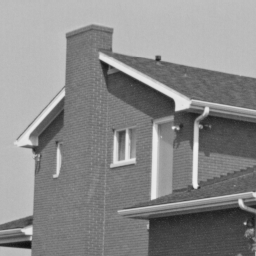
%> input picture images/house256.png, 256 x 256 px
$ octave demo_TVFP_complex.m   (GNU Octave 9; MATLAB toolbox functions it lacks are replaced by stand-ins)
%> lines starting %> are read from the running program, lines starting %| are printed output that depends on the picture; in (x1, y1, x2, y2) boxes, pixels count from 0 and x2, y2 are one past the last pixel; in counts of white or black regions, pixels touching at a corner belong together; the program's own positions count from 1
### functions/getSampling.m
function [samplingIndices,pupil,hROW,hCOL] = getSampling(opts)

ROW = opts.imHeight;
COL = opts.imWidth;
Tx = opts.nX;
Ty = opts.nY;
apShift = opts.apertureShift;
apDia = opts.apDia;
pupilType = opts.pupilType;
samplingPattern = opts.samplingPattern;

if ~isfield(opts, 'hROW')
    hROW_input  = -1;
else
    hROW_input = opts.hROW;
end

if ~isfield(opts, 'hCOL')
    hCOL_input  = -1;
else
    hCOL_input = opts.hCOL;
end

if ~isfield(opts,'upSampling')
    upSampling = true;    % default upSampling
else
    upSampling = opts.upSampling;
end

% create the pupil
switch lower(pupilType)
    case 'circle'
        pupil = imresize(padarray(fspecial('disk', apDia/2), floor((ROW - apDia)/2)*[1 1]), [ROW COL],'bilinear');
        pupil(pupil~=0)=1;
%         [x,y] = meshgrid((1:ROW)-ROW/2-1,(1:COL)-COL/2-1);
%         pupil = x.^2 + y.^2 < apDia^2/4;
    case 'aberration'
        % Zernike polynomial
        [x,y] = meshgrid((1:ROW)-ROW/2-1,(1:COL)-COL/2-1);
        a = opts.Zernike;
        pupil = zeros(ROW,COL);
        order = (sqrt(1 + 8*length(a)) - 1)/2 -1;
        N = [];
        M = [];
        for ii = 0:order
            N = [N ii*ones(1,ii+1)];
            M = [M -ii:2:ii];
        end
        [theta,rho] = cart2pol(x,y);
        rho = rho / (0.5*apDia);
        is_in_circle = find(rho(:) <= 1);
        Z = zernfun(N,M,rho(is_in_circle),theta(is_in_circle));
        aberration = exp(1i*1*Z*a);
        pupil(is_in_circle) = aberration;
    case 'square'
        pupil = ones([ROW COL]);
    otherwise
        error('Pupil type not supported');
end
pupil = single(pupil);

% create the sampling indices
if upSampling
    hROW_cal = ROW+floor(apShift*(Ty-1));
    hCOL_cal = COL+floor(apShift*(Tx-1));
    hROW = max(hROW_cal,hROW_input);
    hCOL = max(hCOL_cal,hCOL_input);
    update_ind = @(yi,xi) shift(yi+(hROW-hROW_cal)/2,xi+(hCOL-hCOL_cal)/2,ROW,COL);
else
    hROW = ROW;
    hCOL = COL;
    dx = floor(apShift*(Tx-1)/2);
    dy = floor(apShift*(Ty-1)/2);
    update_ind = @(yi,xi) cyclic_shift(yi,xi,ROW,COL,dy,dx);
end

% [11 lines of commented-out code are left out]
if (apShift - floor(apShift)) > eps
    subpixel = true;
    pupil_mask = zeros([size(pupil) sum(samplingPattern(:))],'single');
else
    subpixel = false;
end

samplingIndices = zeros(ROW,COL,sum(samplingPattern(:)));
count = 0;
for tr = 1:Ty
    for tc = 1:Tx
%         rind = repmat(VEC((1:ROW)+(tc-1)*apShift), ROW,1); % no partial shifts allowed
%         cind = VEC(repmat((1:COL)+(tr-1)*apShift+1, COL,1)); % no partial shifts allowed
        if ~samplingPattern(tc,tr)
            continue; % no data was captured here, skip
        end
        count = count+1;
        yi = (tc-1)*apShift;
        xi = (tr-1)*apShift;
%         rind = repmat(VEC((1:ROW)+floor(yi)), COL,1);
%         cind = VEC(repmat((1:COL)+floor(xi), ROW,1));
        [rind, cind] = update_ind(yi,xi);
        samplingIndices(:,:,count) = reshape(sub2ind([hROW,hCOL],rind,cind),ROW,COL);

        if subpixel
            aper = imtranslate(pupil,[yi-floor(yi) xi-floor(xi)],'linear');
            pupil_mask(:,:,count) = aper;
        end
    end
end

if subpixel
    pupil = pupil_mask;
end

end

%% functions
function [rind, cind] = shift(yi,xi,ROW,COL)
	rind = repmat(VEC((1:ROW)+floor(yi)), COL,1);
	cind = VEC(repmat((1:COL)+floor(xi), ROW,1));
end

% [4 lines left out: function cyclic_shift, not called in this run]

### demo_TVFP_complex.m
clearvars -except PSNR RMSE;
clc; close all

addpath('./functions')

im = im2double(imread('./images/house256.png'));
%> im: size 256x256 double; min 0.0627, max 0.937, mean 0.541
phi = im2double(imread('./images/peppers256.png'));
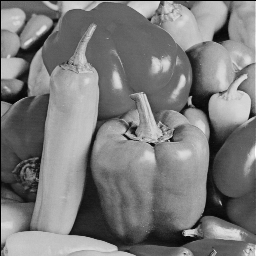
%> input picture images/peppers256.png, 256 x 256 px
%> phi: size 256x256 double; min 0, max 0.996, mean 0.483
im = im.*exp(1i*(0.5*pi*phi-pi/4));     % phase range [-pi/4,pi/4]

[h,w] = size(im);
%> h = 256; w = 256
N = 9;
apDia = 40;
spacing = 25;
r = apDia/2;
d = apDia - spacing;
p = 2*acos(spacing/apDia)/pi - d*sqrt(r^2 - (d/2)^2)/(pi*r^2);
samplingPattern = ones(N);

ROW = 64;           % LR image size
COL = 64;           % LR image size

opts = struct();
opts.imHeight = ROW;
opts.imWidth = COL;
opts.hROW = h;      % HR image size
%> opts.hROW = 256
opts.hCOL = w;      % HR image size
%> opts.hCOL = 256
opts.nX = N;
opts.nY = N;
opts.apertureShift = spacing;
opts.apDia = apDia;
opts.pupilType = 'circle';  % 'circle'or'aberration'
opts.samplingPattern = samplingPattern;
% opts.upSampling = false;

% foward model
[samplingIndices,pupil,hROW,hCOL] = getSampling(opts);
%> in getSampling, `pupil(pupil~=0)=1;`:
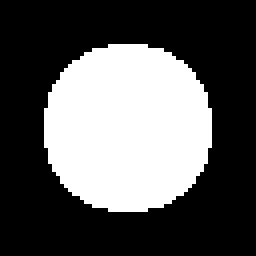
%> pupil: size 64x64 double (shown 4 times larger); values 0 (black) and 1 (white), 34.9% white; 1 white region, box (x1, y1, x2, y2) and area: (11, 11, 53, 53) 1428
%> the run ends on the next line
